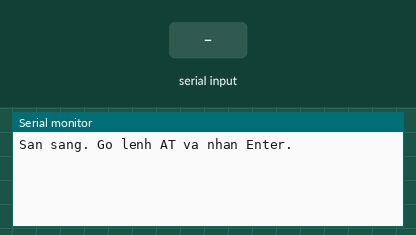
This sketch was run on a simulated ESP32. Shown: the last lines printed to the serial monitor. Inputs (shaded band) come from the test bench.

Above: at 1.2 s.
1.3 s: "1" received over the second serial link
At 1.8 s:
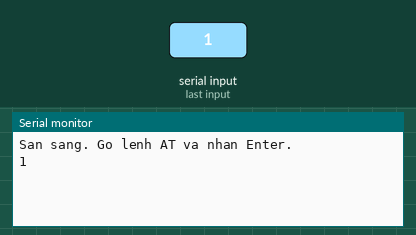
2.8 s: "0" received over the second serial link
At 4.1 s:
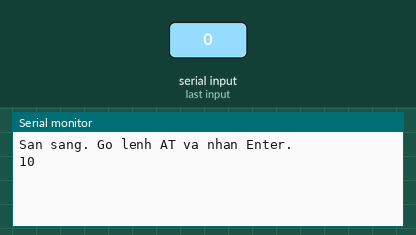

The sketch:

2_4_Manual.ino
```cpp
/*
  Bai 2.4 - Nhap lenh AT thu cong (module A7680C)
  Sketch KHONG tu gui lenh nao. Chi chuyen tiep du lieu 2 chieu:
    Serial Monitor  <->  module A7680C

  Serial Monitor: 115200 baud, chon "Both NL & CR" (de moi lenh co \r\n).

  Cac lenh go tay theo thu tu:
    AT+CREG?
    AT+CGATT?              (neu +CGATT: 0 thi AT+CGATT=1)
    AT+CPING="www.google.com",1
    AT+NETOPEN             (cho +NETOPEN: 0)
    AT+IPADDR
    AT+CIPOPEN=1,"TCP","test.mosquitto.org",1883   (cho +CIPOPEN: 1,0)
    AT+CIPOPEN?

  Noi day:
  - ESP32 : module TXD -> GPIO16 (RX2), module RXD -> GPIO17 (TX2)
  - Mega  : module TXD -> chan 19 (RX1), module RXD -> chan 18 (TX1)
  - Noi chung GND. Kiem tra muc logic cua module truoc khi noi.
*/

#if defined(ESP32)
  #define SIM Serial2
  #define SIM_RX_PIN 16
  #define SIM_TX_PIN 17
#else
  #define SIM Serial1
#endif

#define SIM_BAUD 115200

void setup() {
  Serial.begin(115200);
#if defined(ESP32)
  SIM.begin(SIM_BAUD, SERIAL_8N1, SIM_RX_PIN, SIM_TX_PIN);
#else
  SIM.begin(SIM_BAUD);
#endif
  Serial.println("San sang. Go lenh AT va nhan Enter.");
}

void loop() {
  while (SIM.available())    Serial.write(SIM.read());   // module -> may tinh
  while (Serial.available()) SIM.write(Serial.read());   // may tinh -> module
}
```

Measured:
- after the input at 1.3 s, the serial monitor: prints a new line at once (image 1)
- after the input at 2.8 s, the serial monitor: prints a new line at once (image 2)
